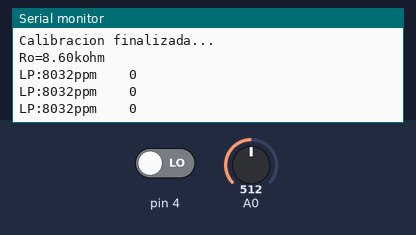
A sketch run on a simulated Arduino Uno, built with avr-gcc and run on an emulated ATmega328P. Shown: the last lines printed to the serial monitor. The inputs (shaded band) are chosen by the test bench; at power-on: A0 = 512, pin 4 LOW.

Above: at 1.2 s.
1.3 s: A0 set to 716
At 1.64 s:
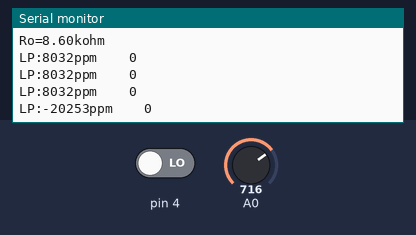
4.3 s: pin 4 driven HIGH
At 4.8 s:
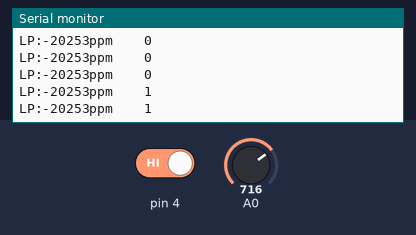
5.8 s: A0 set to 900
At 6.16 s:
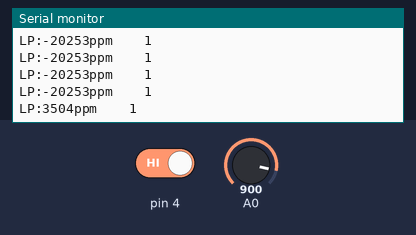
7.3 s: pin 4 driven LOW
At 7.97 s:
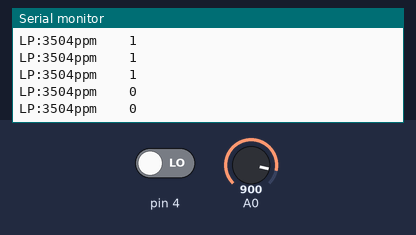
Timing chart, 0 to 9.8 s (numbered marks = the images above; inputs shaded):
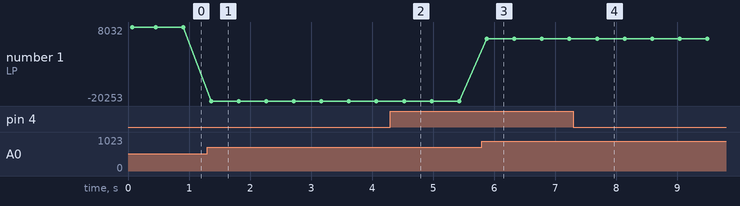

The sketch:

P02_SensorMQ2.ino
```cpp
#define         MQ1                       (0)     //define la entrada analogica para el sensor
#define         RL_VALOR             (5)     //define el valor de la resistencia mde carga en kilo ohms
#define         RAL       (9.83)  // resistencia del sensor en el aire limpio / RO, que se deriva de la                                             tabla de la hoja de datos
#define         GAS_LP                      (0)

String inputstring = "";                                                        //Cadena recibida desde el PC
float           LPCurve[3]  =  {2.3,0.21,-0.47};
float           Ro           =  10;

void setup(){
Serial.begin(9600);                                                                  //Inicializa Serial a 9600 baudios
 Serial.println("Iniciando ...");
   //configuracion del sensor
  Serial.print("Calibrando...\n");
  //Ro = Calibracion(MQ1);                        //Calibrando el sensor. Por favor de asegurarse que el sensor se encuentre en una zona de aire limpio mientras se calibra
  Ro = 8.6;
  Serial.print("Calibracion finalizada...\n");
  Serial.print("Ro=");
  Serial.print(Ro);
  Serial.print("kohm");
  Serial.print("\n");
}

void loop()
{
   Serial.print("LP:");
   Serial.print(porcentaje_gas(lecturaMQ(MQ1)/Ro,GAS_LP) );
   Serial.print( "ppm" );
   Serial.print("    ");

   byte val = digitalRead(4);

   Serial.print(val);
   Serial.print("\n");


   delay(200);
}

float calc_res(int raw_adc)
{
  return ( ((float)RL_VALOR*(1023-raw_adc)/raw_adc));
}

float Calibracion(float mq_pin){
  int i;
  float val=0;
    for (i=0;i<50;i++) {                                                                               //tomar múltiples muestras
    val += calc_res(analogRead(mq_pin));
    delay(500);
  }
  val = val/50;                                                                                         //calcular el valor medio
  val = val/RAL;
  return val;
}

float lecturaMQ(int mq_pin){
  int i;
  float rs=0;
  for (i=0;i<5;i++) {
    rs += calc_res(analogRead(mq_pin));
    delay(50);
  }
rs = rs/5;
return rs;
}

int porcentaje_gas(float rs_ro_ratio, int gas_id){
   if ( gas_id == GAS_LP ) {
     return porcentaje_gas(rs_ro_ratio,LPCurve);
   }
  return 0;
}

int porcentaje_gas(float rs_ro_ratio, float *pcurve){
  return (pow(10, (((log(rs_ro_ratio)-pcurve[1])/pcurve[2]) + pcurve[0])));
}
```

Measured:
- after the input at 1.3 s, the serial monitor: prints a new line after 0.06 s (image 1)
- after the input at 4.3 s, the serial monitor: prints a new line after 0.22 s (image 2)
- after the input at 5.8 s, the serial monitor: prints a new line after 0.08 s (image 3)
- after the input at 7.3 s, the serial monitor: prints a new line after 0.39 s (image 4)
- plotted number 1: 8032 → -20253 after the input at 1.3 s, -20253 → 3504 after the input at 5.8 s
